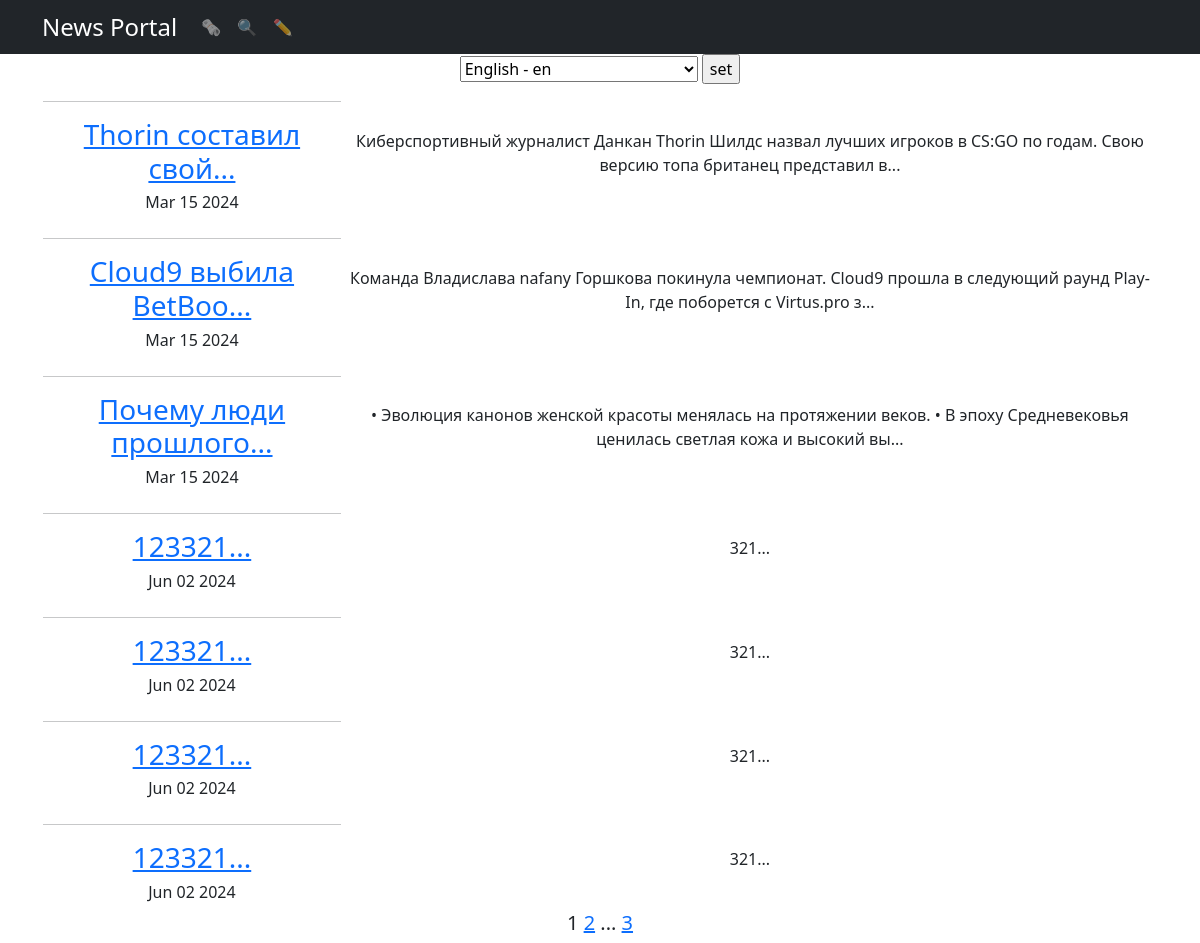
The app's page /, older data.
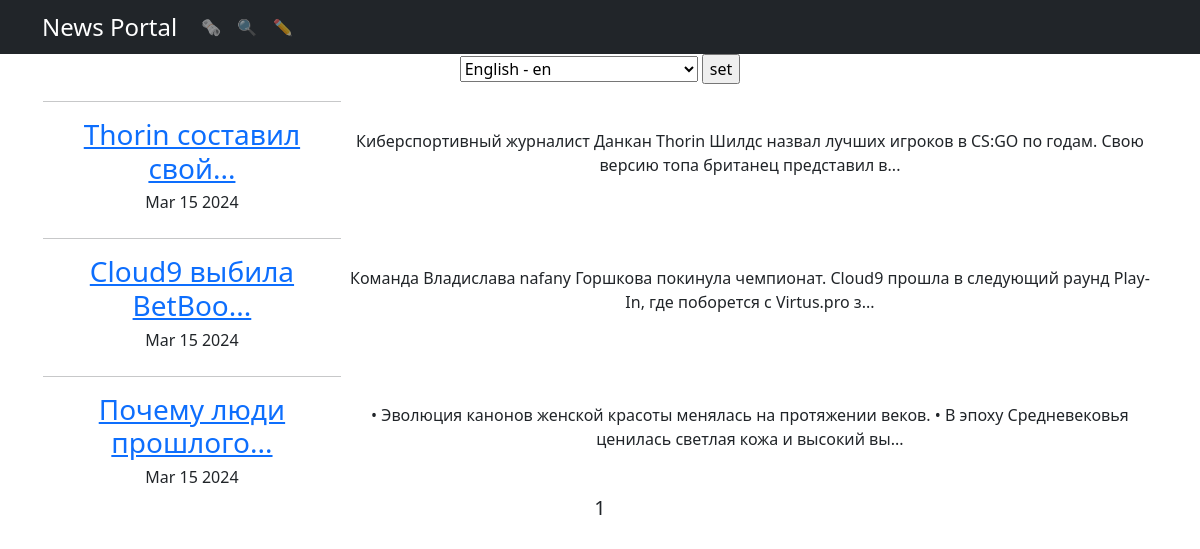
The same page, newer data.
### news/models.py (models this page shows, shortened)
class Post(models.Model):
    content_type = models.CharField(max_length = 2,
                                  choices = CONTENT_TYPE,
                                  default = article)
    author = models.ForeignKey("Author", on_delete = models.CASCADE)
    datetime = models.DateTimeField(auto_now_add=True)
    category = models.ManyToManyField("Category", through='PostCategory')
    title = models.TextField()
    text = models.TextField()
    rating = models.FloatField(default=0)

### news/views.py (the view)
# urls.py: path('', cache_page(60)(PostsList.as_view()), name='posts_list'),
class PostsList(ListView):
    raise_exception = True
    queryset = Post.objects.order_by('datetime')
    template_name = 'news.html'
    context_object_name = 'news'
    paginate_by = 7
    def get_queryset(self):
        queryset = super().get_queryset()
        self.filterset = PostFilter(self.request.GET, queryset)
        return self.filterset.qs
    def get_context_data(self, **kwargs):
        context = super().get_context_data(**kwargs)
        context['filterset'] = self.filterset
        return context

### news/templatetags/custom_filters.py (called while the page is built)
@register.filter()
def preview_title(text):
    return f"{text[:20]}..."

@register.filter()
def preview_text(text):
    return f"{text[:124]}..."

### templates/news.html (shortened to what this page needs)
{% extends 'flatpages/default.html' %}
{% load i18n %}
{% load custom_filters %}
{% block content %}
    <form action="{% url 'set_language' %}" method="POST"> {% csrf_token %}
        {% get_current_language as LANGUAGE_CODE %}
        <select name="language" id="">
            {% get_available_languages as LANGUAGES %}
            {% get_language_info_list for LANGUAGES as languages %}
            {% get_current_language as LANGUAGE_CODE %}
            {% for language in languages %}
                <option value="{{ language.code }}" {% if language.code == LANGUAGE_CODE %} selected {% endif %}>
                    {{ language.name_local }} - {{ language.code }}
                </option>
            {% endfor %}
        </select>
        <input type="submit" value="set">
    </form>
   {% if news %}
        <table>
            {% for post in news %}
                <tr>
                    <td>
                        <hr>
                        <h3>
                            <a href="{{post.id}}">{{ post.title|preview_title }}</a>
                        </h3>
                        <h6>{{ post.datetime|date:'M d Y' }}</h6>
                        <td>{{ post.text|preview_text }}</td>
                    </td>
                </tr>
            {% endfor %}
        </table>
   {% else %}
       <h2>Статей нет!</h2>
        <h5>Ну же! Напишите свою первую статью!</h5>
   {% endif %}
   <h5>
        {{ page_obj.number }}
        {% if page_obj.has_next %}
            <a href="?page={{ page_obj.next_page_number }}">{{ page_obj.next_page_number }}</a>
            {% if paginator.num_pages != page_obj.next_page_number %}
                ...
                <a href="?page={{ page_obj.paginator.num_pages }}">{{ page_obj.paginator.num_pages }}</a>
            {% endif %}
        {% endif %}
   </h5>
{% endblock content %}

Row changes from the older to the newer data that the page shows:
removed Post: title|preview_title "123321...", datetime "Jun 02 2024", text|preview_text "321..."
removed Post: title|preview_title "123321...", datetime "Jun 02 2024", text|preview_text "321..."
removed Post: title|preview_title "123321...", datetime "Jun 02 2024", text|preview_text "321..."
removed Post: title|preview_title "123321...", datetime "Jun 02 2024", text|preview_text "321..."
Text that changed along with them:
{{ page_obj.next_page_number }}: "2" → (not shown)
{{ page_obj.paginator.num_pages }}: "3" → (not shown)
